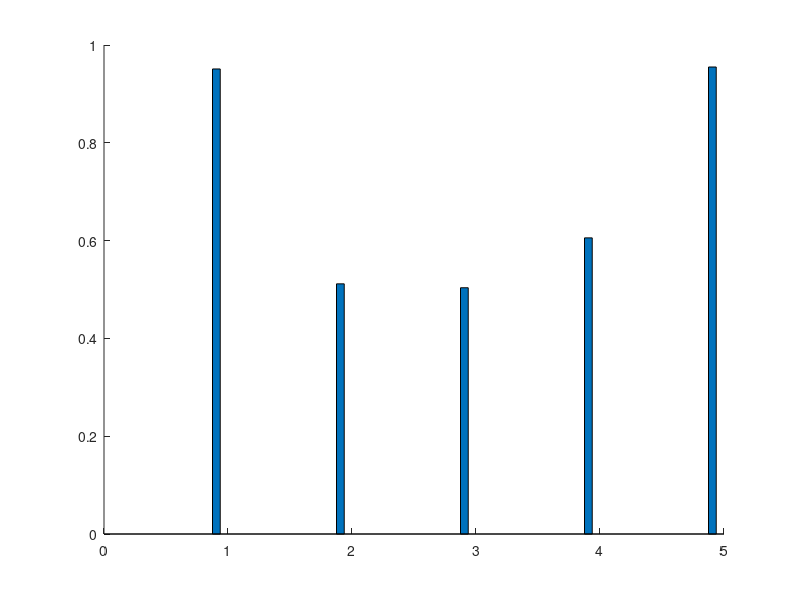

Reproduce this figure in MATLAB. (Note: this script raises an error after producing the figure.)
Aligned=[0.951 0.5116	0.5036	0.6056	0.955]';
Random=[0.049 0.4884	0.4964	0.3944	0.045]';
fig = figure;
bar(1:5, [Aligned Random], 0.5, 'stack','FaceColor',[0.992 0.26 0.39],'EdgeColor',[0.992 0.26 0.39]);
hold on 
bar(1:5,Aligned,0.5,'FaceColor',[0.51 0.684 0.61],'EdgeColor',[0.51 0.684 0.61]);
box off
ylim([0 1.1])
ylabel('Percentage of cells with aligned basal bodies')
set(gca,'XTick',1:5)
set(gca,'XTickLabel',{'WT','DNAH5','DNAH11','HYDIN','Cystic Fibrosis'})


